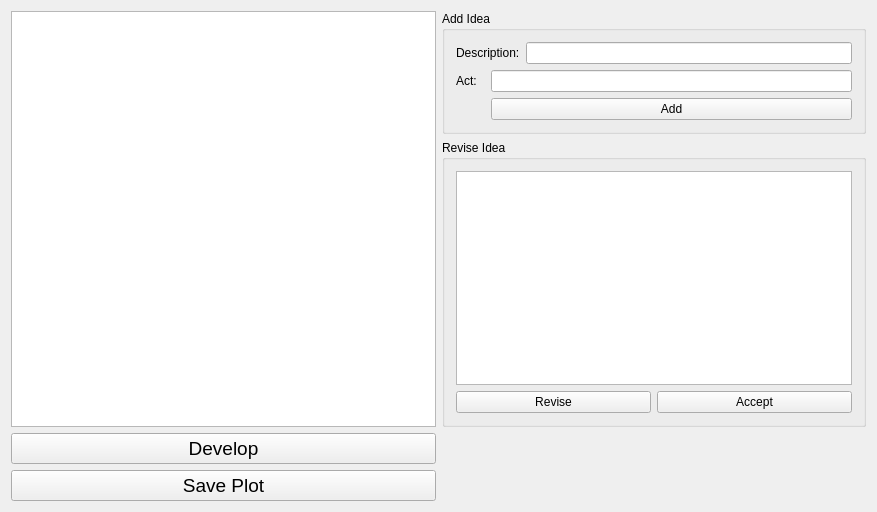
<?xml version="1.0" encoding="UTF-8"?>
<ui version="4.0">
 <class>WriterFormClass</class>
 <widget class="QMainWindow" name="WriterFormClass">
  <property name="geometry">
   <rect>
    <x>0</x>
    <y>0</y>
    <width>877</width>
    <height>512</height>
   </rect>
  </property>
  <property name="windowTitle">
   <string>WriterForm</string>
  </property>
  <widget class="QWidget" name="centralWidget">
   <layout class="QGridLayout" name="gridLayout_3">
    <item row="0" column="0" rowspan="2">
     <widget class="QTableView" name="tableView"/>
    </item>
    <item row="0" column="1">
     <widget class="QGroupBox" name="groupBox">
      <property name="title">
       <string>Add Idea</string>
      </property>
      <layout class="QGridLayout" name="gridLayout">
       <item row="0" column="0" colspan="2">
        <widget class="QLabel" name="label">
         <property name="text">
          <string>Description:</string>
         </property>
        </widget>
       </item>
       <item row="0" column="2">
        <widget class="QLineEdit" name="lineEditDesc"/>
       </item>
       <item row="1" column="0">
        <widget class="QLabel" name="label_2">
         <property name="text">
          <string>Act:</string>
         </property>
        </widget>
       </item>
       <item row="1" column="1" colspan="2">
        <widget class="QLineEdit" name="lineEditAct"/>
       </item>
       <item row="2" column="1" colspan="2">
        <widget class="QPushButton" name="pushButtonAdd">
         <property name="text">
          <string>Add</string>
         </property>
        </widget>
       </item>
      </layout>
     </widget>
    </item>
    <item row="1" column="1">
     <widget class="QGroupBox" name="groupBox_2">
      <property name="title">
       <string>Revise Idea</string>
      </property>
      <layout class="QGridLayout" name="gridLayout_2">
       <item row="0" column="0" colspan="2">
        <widget class="QTextEdit" name="textEdit"/>
       </item>
       <item row="1" column="0">
        <widget class="QPushButton" name="pushButtonRevise">
         <property name="text">
          <string>Revise</string>
         </property>
        </widget>
       </item>
       <item row="1" column="1">
        <widget class="QPushButton" name="pushButtonAccept">
         <property name="text">
          <string>Accept</string>
         </property>
        </widget>
       </item>
      </layout>
     </widget>
    </item>
    <item row="2" column="0">
     <widget class="QPushButton" name="pushButtonDevelop">
      <property name="font">
       <font>
        <pointsize>14</pointsize>
       </font>
      </property>
      <property name="text">
       <string>Develop</string>
      </property>
     </widget>
    </item>
    <item row="3" column="0">
     <widget class="QPushButton" name="pushButtonSave">
      <property name="font">
       <font>
        <pointsize>14</pointsize>
       </font>
      </property>
      <property name="text">
       <string>Save Plot</string>
      </property>
     </widget>
    </item>
   </layout>
  </widget>
 </widget>
 <layoutdefault spacing="6" margin="11"/>
 <resources>
  <include location="WriterForm.qrc"/>
 </resources>
 <connections/>
</ui>
